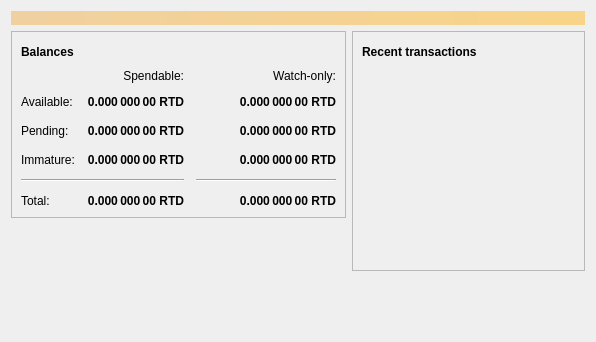
<?xml version="1.0" encoding="UTF-8"?>
<ui version="4.0">
 <class>OverviewPage</class>
 <widget class="QWidget" name="OverviewPage">
  <property name="geometry">
   <rect>
    <x>0</x>
    <y>0</y>
    <width>596</width>
    <height>342</height>
   </rect>
  </property>
  <property name="windowTitle">
   <string>Form</string>
  </property>
  <layout class="QVBoxLayout" name="topLayout">
   <item>
    <widget class="QLabel" name="labelAlerts">
     <property name="visible">
      <bool>false</bool>
     </property>
     <property name="styleSheet">
      <string notr="true">QLabel { background-color: qlineargradient(x1: 0, y1: 0, x2: 1, y2: 0, stop:0 #F0D0A0, stop:1 #F8D488); color:#000000; }</string>
     </property>
     <property name="wordWrap">
      <bool>true</bool>
     </property>
     <property name="margin">
      <number>3</number>
     </property>
     <property name="textInteractionFlags">
      <set>Qt::TextSelectableByMouse</set>
     </property>
    </widget>
   </item>
   <item>
    <layout class="QHBoxLayout" name="horizontalLayout" stretch="1,1">
     <item>
      <layout class="QVBoxLayout" name="verticalLayout_2">
       <item>
        <widget class="QFrame" name="frame">
         <property name="frameShape">
          <enum>QFrame::StyledPanel</enum>
         </property>
         <property name="frameShadow">
          <enum>QFrame::Raised</enum>
         </property>
         <layout class="QVBoxLayout" name="verticalLayout_4">
          <item>
           <layout class="QHBoxLayout" name="horizontalLayout_4">
            <item>
             <widget class="QLabel" name="label_5">
              <property name="font">
               <font>
                <weight>75</weight>
                <bold>true</bold>
               </font>
              </property>
              <property name="text">
               <string>Balances</string>
              </property>
             </widget>
            </item>
            <item>
             <widget class="QPushButton" name="labelWalletStatus">
              <property name="enabled">
               <bool>true</bool>
              </property>
              <property name="maximumSize">
               <size>
                <width>30</width>
                <height>16777215</height>
               </size>
              </property>
              <property name="toolTip">
               <string>The displayed information may be out of date. Your wallet automatically synchronizes with the ReptiloidsCoin network after a connection is established, but this process has not completed yet.</string>
              </property>
              <property name="text">
               <string/>
              </property>
              <property name="icon">
               <iconset resource="../reptiloidscoin.qrc">
                <normaloff>:/icons/warning</normaloff>
                <disabledoff>:/icons/warning</disabledoff>:/icons/warning</iconset>
              </property>
              <property name="iconSize">
               <size>
                <width>24</width>
                <height>24</height>
               </size>
              </property>
              <property name="flat">
               <bool>true</bool>
              </property>
             </widget>
            </item>
            <item>
             <spacer name="horizontalSpacer_3">
              <property name="orientation">
               <enum>Qt::Horizontal</enum>
              </property>
              <property name="sizeHint" stdset="0">
               <size>
                <width>40</width>
                <height>20</height>
               </size>
              </property>
             </spacer>
            </item>
           </layout>
          </item>
          <item>
           <layout class="QGridLayout" name="gridLayout">
            <property name="spacing">
             <number>12</number>
            </property>
            <item row="2" column="2">
             <widget class="QLabel" name="labelWatchPending">
              <property name="font">
               <font>
                <weight>75</weight>
                <bold>true</bold>
               </font>
              </property>
              <property name="cursor">
               <cursorShape>IBeamCursor</cursorShape>
              </property>
              <property name="toolTip">
               <string>Unconfirmed transactions to watch-only addresses</string>
              </property>
              <property name="text">
               <string notr="true">0.000 000 00 RTD</string>
              </property>
              <property name="alignment">
               <set>Qt::AlignRight|Qt::AlignTrailing|Qt::AlignVCenter</set>
              </property>
              <property name="textInteractionFlags">
               <set>Qt::LinksAccessibleByMouse|Qt::TextSelectableByKeyboard|Qt::TextSelectableByMouse</set>
              </property>
             </widget>
            </item>
            <item row="2" column="1">
             <widget class="QLabel" name="labelUnconfirmed">
              <property name="font">
               <font>
                <weight>75</weight>
                <bold>true</bold>
               </font>
              </property>
              <property name="cursor">
               <cursorShape>IBeamCursor</cursorShape>
              </property>
              <property name="toolTip">
               <string>Total of transactions that have yet to be confirmed, and do not yet count toward the spendable balance</string>
              </property>
              <property name="text">
               <string notr="true">0.000 000 00 RTD</string>
              </property>
              <property name="alignment">
               <set>Qt::AlignRight|Qt::AlignTrailing|Qt::AlignVCenter</set>
              </property>
              <property name="textInteractionFlags">
               <set>Qt::LinksAccessibleByMouse|Qt::TextSelectableByKeyboard|Qt::TextSelectableByMouse</set>
              </property>
             </widget>
            </item>
            <item row="3" column="2">
             <widget class="QLabel" name="labelWatchImmature">
              <property name="font">
               <font>
                <weight>75</weight>
                <bold>true</bold>
               </font>
              </property>
              <property name="cursor">
               <cursorShape>IBeamCursor</cursorShape>
              </property>
              <property name="toolTip">
               <string>Mined balance in watch-only addresses that has not yet matured</string>
              </property>
              <property name="text">
               <string notr="true">0.000 000 00 RTD</string>
              </property>
              <property name="alignment">
               <set>Qt::AlignRight|Qt::AlignTrailing|Qt::AlignVCenter</set>
              </property>
              <property name="textInteractionFlags">
               <set>Qt::LinksAccessibleByMouse|Qt::TextSelectableByKeyboard|Qt::TextSelectableByMouse</set>
              </property>
             </widget>
            </item>
            <item row="4" column="0" colspan="2">
             <widget class="Line" name="line">
              <property name="orientation">
               <enum>Qt::Horizontal</enum>
              </property>
             </widget>
            </item>
            <item row="4" column="2">
             <widget class="Line" name="lineWatchBalance">
              <property name="sizePolicy">
               <sizepolicy hsizetype="Preferred" vsizetype="Fixed">
                <horstretch>0</horstretch>
                <verstretch>0</verstretch>
               </sizepolicy>
              </property>
              <property name="minimumSize">
               <size>
                <width>140</width>
                <height>0</height>
               </size>
              </property>
              <property name="orientation">
               <enum>Qt::Horizontal</enum>
              </property>
             </widget>
            </item>
            <item row="5" column="0">
             <widget class="QLabel" name="labelTotalText">
              <property name="text">
               <string>Total:</string>
              </property>
             </widget>
            </item>
            <item row="3" column="1">
             <widget class="QLabel" name="labelImmature">
              <property name="font">
               <font>
                <weight>75</weight>
                <bold>true</bold>
               </font>
              </property>
              <property name="cursor">
               <cursorShape>IBeamCursor</cursorShape>
              </property>
              <property name="toolTip">
               <string>Mined balance that has not yet matured</string>
              </property>
              <property name="text">
               <string notr="true">0.000 000 00 RTD</string>
              </property>
              <property name="alignment">
               <set>Qt::AlignRight|Qt::AlignTrailing|Qt::AlignVCenter</set>
              </property>
              <property name="textInteractionFlags">
               <set>Qt::LinksAccessibleByMouse|Qt::TextSelectableByKeyboard|Qt::TextSelectableByMouse</set>
              </property>
             </widget>
            </item>
            <item row="2" column="3">
             <spacer name="horizontalSpacer_2">
              <property name="orientation">
               <enum>Qt::Horizontal</enum>
              </property>
              <property name="sizeHint" stdset="0">
               <size>
                <width>40</width>
                <height>20</height>
               </size>
              </property>
             </spacer>
            </item>
            <item row="3" column="0">
             <widget class="QLabel" name="labelImmatureText">
              <property name="text">
               <string>Immature:</string>
              </property>
             </widget>
            </item>
            <item row="5" column="1">
             <widget class="QLabel" name="labelTotal">
              <property name="font">
               <font>
                <weight>75</weight>
                <bold>true</bold>
               </font>
              </property>
              <property name="cursor">
               <cursorShape>IBeamCursor</cursorShape>
              </property>
              <property name="toolTip">
               <string>Your current total balance</string>
              </property>
              <property name="text">
               <string notr="true">0.000 000 00 RTD</string>
              </property>
              <property name="alignment">
               <set>Qt::AlignRight|Qt::AlignTrailing|Qt::AlignVCenter</set>
              </property>
              <property name="textInteractionFlags">
               <set>Qt::LinksAccessibleByMouse|Qt::TextSelectableByKeyboard|Qt::TextSelectableByMouse</set>
              </property>
             </widget>
            </item>
            <item row="5" column="2">
             <widget class="QLabel" name="labelWatchTotal">
              <property name="font">
               <font>
                <weight>75</weight>
                <bold>true</bold>
               </font>
              </property>
              <property name="cursor">
               <cursorShape>IBeamCursor</cursorShape>
              </property>
              <property name="toolTip">
               <string>Current total balance in watch-only addresses</string>
              </property>
              <property name="text">
               <string notr="true">0.000 000 00 RTD</string>
              </property>
              <property name="alignment">
               <set>Qt::AlignRight|Qt::AlignTrailing|Qt::AlignVCenter</set>
              </property>
              <property name="textInteractionFlags">
               <set>Qt::LinksAccessibleByMouse|Qt::TextSelectableByKeyboard|Qt::TextSelectableByMouse</set>
              </property>
             </widget>
            </item>
            <item row="0" column="2">
             <widget class="QLabel" name="labelWatchonly">
              <property name="text">
               <string>Watch-only:</string>
              </property>
              <property name="alignment">
               <set>Qt::AlignRight|Qt::AlignTrailing|Qt::AlignVCenter</set>
              </property>
             </widget>
            </item>
            <item row="1" column="0">
             <widget class="QLabel" name="labelBalanceText">
              <property name="text">
               <string>Available:</string>
              </property>
             </widget>
            </item>
            <item row="1" column="1">
             <widget class="QLabel" name="labelBalance">
              <property name="font">
               <font>
                <weight>75</weight>
                <bold>true</bold>
               </font>
              </property>
              <property name="cursor">
               <cursorShape>IBeamCursor</cursorShape>
              </property>
              <property name="toolTip">
               <string>Your current spendable balance</string>
              </property>
              <property name="text">
               <string notr="true">0.000 000 00 RTD</string>
              </property>
              <property name="alignment">
               <set>Qt::AlignRight|Qt::AlignTrailing|Qt::AlignVCenter</set>
              </property>
              <property name="textInteractionFlags">
               <set>Qt::LinksAccessibleByMouse|Qt::TextSelectableByKeyboard|Qt::TextSelectableByMouse</set>
              </property>
             </widget>
            </item>
            <item row="1" column="2">
             <widget class="QLabel" name="labelWatchAvailable">
              <property name="font">
               <font>
                <weight>75</weight>
                <bold>true</bold>
               </font>
              </property>
              <property name="cursor">
               <cursorShape>IBeamCursor</cursorShape>
              </property>
              <property name="toolTip">
               <string>Your current balance in watch-only addresses</string>
              </property>
              <property name="text">
               <string notr="true">0.000 000 00 RTD</string>
              </property>
              <property name="alignment">
               <set>Qt::AlignRight|Qt::AlignTrailing|Qt::AlignVCenter</set>
              </property>
              <property name="textInteractionFlags">
               <set>Qt::LinksAccessibleByMouse|Qt::TextSelectableByKeyboard|Qt::TextSelectableByMouse</set>
              </property>
             </widget>
            </item>
            <item row="2" column="0">
             <widget class="QLabel" name="labelPendingText">
              <property name="text">
               <string>Pending:</string>
              </property>
             </widget>
            </item>
            <item row="0" column="1">
             <widget class="QLabel" name="labelSpendable">
              <property name="text">
               <string>Spendable:</string>
              </property>
              <property name="alignment">
               <set>Qt::AlignRight|Qt::AlignTrailing|Qt::AlignVCenter</set>
              </property>
             </widget>
            </item>
           </layout>
          </item>
         </layout>
        </widget>
       </item>
       <item>
        <spacer name="verticalSpacer">
         <property name="orientation">
          <enum>Qt::Vertical</enum>
         </property>
         <property name="sizeHint" stdset="0">
          <size>
           <width>20</width>
           <height>40</height>
          </size>
         </property>
        </spacer>
       </item>
      </layout>
     </item>
     <item>
      <layout class="QVBoxLayout" name="verticalLayout_3">
       <item>
        <widget class="QFrame" name="frame_2">
         <property name="frameShape">
          <enum>QFrame::StyledPanel</enum>
         </property>
         <property name="frameShadow">
          <enum>QFrame::Raised</enum>
         </property>
         <layout class="QVBoxLayout" name="verticalLayout">
          <item>
           <layout class="QHBoxLayout" name="horizontalLayout_2">
            <item>
             <widget class="QLabel" name="label_4">
              <property name="font">
               <font>
                <weight>75</weight>
                <bold>true</bold>
               </font>
              </property>
              <property name="text">
               <string>Recent transactions</string>
              </property>
             </widget>
            </item>
            <item>
             <widget class="QPushButton" name="labelTransactionsStatus">
              <property name="enabled">
               <bool>true</bool>
              </property>
              <property name="maximumSize">
               <size>
                <width>30</width>
                <height>16777215</height>
               </size>
              </property>
              <property name="toolTip">
               <string>The displayed information may be out of date. Your wallet automatically synchronizes with the ReptiloidsCoin network after a connection is established, but this process has not completed yet.</string>
              </property>
              <property name="text">
               <string/>
              </property>
              <property name="icon">
               <iconset resource="../reptiloidscoin.qrc">
                <normaloff>:/icons/warning</normaloff>
                <disabledoff>:/icons/warning</disabledoff>:/icons/warning</iconset>
              </property>
              <property name="iconSize">
               <size>
                <width>24</width>
                <height>24</height>
               </size>
              </property>
              <property name="flat">
               <bool>true</bool>
              </property>
             </widget>
            </item>
            <item>
             <spacer name="horizontalSpacer">
              <property name="orientation">
               <enum>Qt::Horizontal</enum>
              </property>
              <property name="sizeHint" stdset="0">
               <size>
                <width>40</width>
                <height>20</height>
               </size>
              </property>
             </spacer>
            </item>
           </layout>
          </item>
          <item>
           <widget class="QListView" name="listTransactions">
            <property name="styleSheet">
             <string notr="true">QListView { background: transparent; }</string>
            </property>
            <property name="frameShape">
             <enum>QFrame::NoFrame</enum>
            </property>
            <property name="verticalScrollBarPolicy">
             <enum>Qt::ScrollBarAlwaysOff</enum>
            </property>
            <property name="horizontalScrollBarPolicy">
             <enum>Qt::ScrollBarAlwaysOff</enum>
            </property>
            <property name="selectionMode">
             <enum>QAbstractItemView::NoSelection</enum>
            </property>
           </widget>
          </item>
         </layout>
        </widget>
       </item>
       <item>
        <spacer name="verticalSpacer_2">
         <property name="orientation">
          <enum>Qt::Vertical</enum>
         </property>
         <property name="sizeHint" stdset="0">
          <size>
           <width>20</width>
           <height>40</height>
          </size>
         </property>
        </spacer>
       </item>
      </layout>
     </item>
    </layout>
   </item>
  </layout>
 </widget>
 <resources/>
 <connections/>
</ui>
